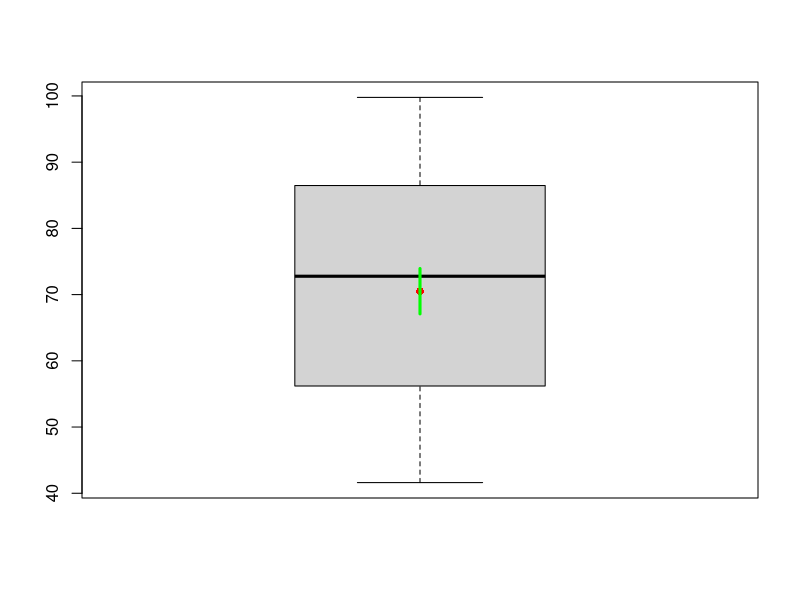
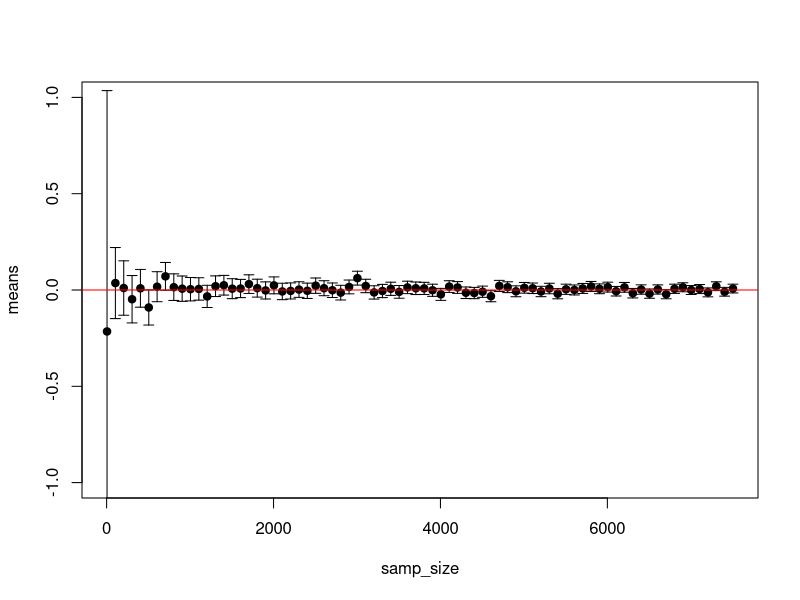
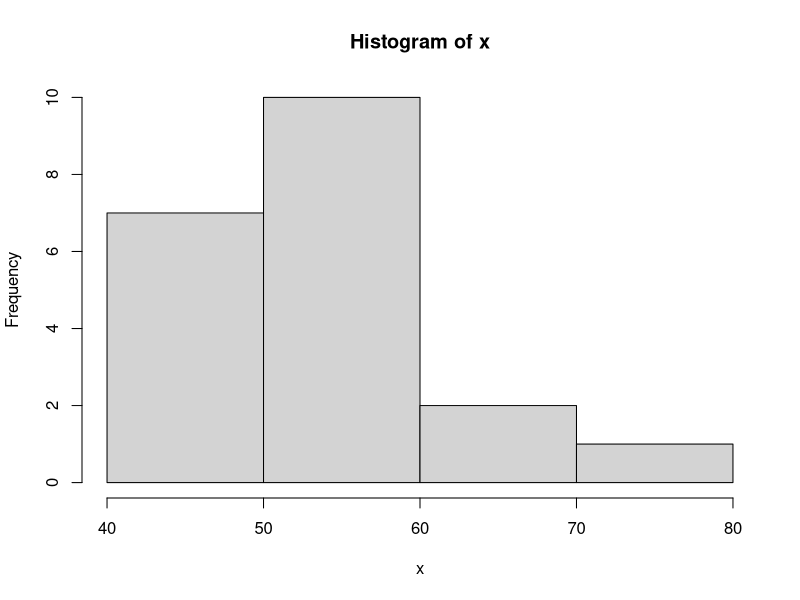
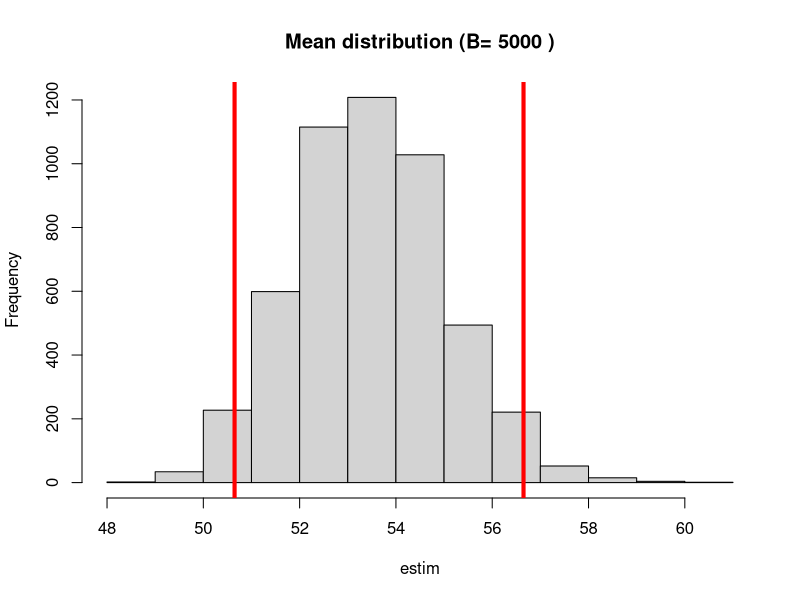
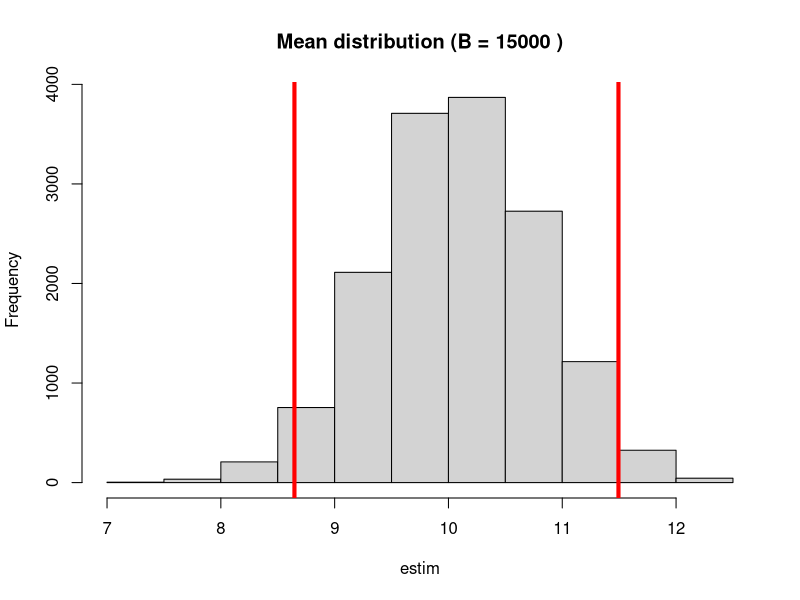

Recreate these plots in R, in order.
## ---- chunk 1
knitr::opts_chunk$set(echo = TRUE)
## ---- chunk 2
setwd("/home/hjulienn/Teaching/Cours_PhD/IC_tests/")
## ---- chunk 3
      ## Load the data
      data = read.csv("./Data/lungA.csv")
      
      ## Number of observations
      n = nrow(data)
      
      ## Get the quantile
      u = qnorm(0.975)
      
      ## Parameter estimation
      mean.pollution = mean(data$pollution)
      sd.pollution = sd(data$pollution)
      
      ## Confidence interval (95%) of the mean
      ICsup = mean.pollution + u*sd.pollution/sqrt(n)
      ICinf = mean.pollution - u*sd.pollution/sqrt(n)
      
      ## print the result
      cat(paste("95% confidence interval = [",round(ICinf,2),";",round(ICsup,2),"]"))
## ---- chunk 4

      ## Representation (different from a boxplot)
      boxplot(data$pollution)
      points(mean.pollution,pch=16,col="red")
      segments(1,ICinf,1,ICsup,lwd=3,col="green")
## ---- chunk 5
      samp_size = seq(5, 7505, 100)
      means = c()
      sds = c()
      #Let's draw samples from a gaussian
      
      for(ns in samp_size)
      {
       gaussian_sample = rnorm(ns, mean=0, sd = 1)
       means = c(means, mean(gaussian_sample))
       sds = c(sds,sd(gaussian_sample)/sqrt(ns))
      }
        
        ## Representation (different from a boxplot)
  u = qnorm(0.975)
      
  plot(samp_size, means,pch=19, ylim = c(-1,1))
  # horizontal error bars
  arrows(samp_size, means-u*sds, samp_size, means+u*sds, length=0.05, angle=90, code=3)
  abline(h=0,col="red")
      
## ---- chunk 6
data = read.csv("./Data/malaria_longitudinal_data_simul.csv")

summary(data)
## ---- chunk 7
temp_control_week1 = data$temp[data$pv.lm=="yes" & data$group=="Control" & data$week==1]
temp_control_week12 = data$temp[data$pv.lm=="yes" & data$group=="Control" & data$week==12]
## ---- chunk 8
u = qnorm(0.975)
## ---- chunk 9
mean.week1 = mean(temp_control_week1);
mean.week12 = mean(temp_control_week12)
sd.week1 = sd(temp_control_week1);  
sd.week12 = sd(temp_control_week12)
n.week1 = length(temp_control_week1);   
n.week12 = length(temp_control_week12)
## ---- chunk 10
ICsup.week1 = mean.week1 + u*sd.week1/sqrt(n.week1);  
ICsup.week12 = mean.week12 + u*sd.week12/sqrt(n.week12)
ICinf.week1 = mean.week1 - u*sd.week1/sqrt(n.week1);  
ICinf.week12 = mean.week12 - u*sd.week12/sqrt(n.week12)

cat(paste("95% confidence interval = [",round(ICinf.week1,2),";",round(ICsup.week1,2),"]"))
cat(paste("95% confidence interval = [",round(ICinf.week12,2),";",round(ICsup.week12,2),"]"))
## ---- chunk 11
data = read.csv("./Data/malaria_longitudinal_data_simul.csv")

summary(data)
## ---- chunk 12
## Extract from the entire table
temp_control_week1 = data$temp[data$pv.lm=="yes" & data$group=="Control" & data$week==1]
temp_control_week12 = data$temp[data$pv.lm=="yes" & data$group=="Control" & data$week==12]

## Get the quantile
u = qnorm(0.975)

## Parameter estimation
mean.week1 = mean(temp_control_week1);
mean.week12 = mean(temp_control_week12)
sd.week1 = sd(temp_control_week1);  
sd.week12 = sd(temp_control_week12)
n.week1 = length(temp_control_week1);   
n.week12 = length(temp_control_week12)

## Confidence interval (95%)
ICsup.week1 = mean.week1 + u*sd.week1/sqrt(n.week1);  
ICsup.week12 = mean.week12 + u*sd.week12/sqrt(n.week12)
ICinf.week1 = mean.week1 - u*sd.week1/sqrt(n.week1);  
ICinf.week12 = mean.week12 - u*sd.week12/sqrt(n.week12)

cat(paste("95% confidence interval = [",round(ICinf.week1,2),";",round(ICsup.week1,2),"]"))
cat(paste("95% confidence interval = [",round(ICinf.week12,2),";",round(ICsup.week12,2),"]"))
## ---- chunk 13
## Extract from the entire table
hemo_control_week1 = data$haem.hb.level[data$group=="Control" & data$week==1]
hemo_art_week1 = data$haem.hb.level[data$group=="ART" & data$week==1]
hemo_artpq_week1 = data$haem.hb.level[data$group=="ART&PQ" & data$week==1]

## Get the quantile
u = qnorm(0.95)

## Parameter estimation
mean.control = mean(hemo_control_week1); 
mean.art = mean(hemo_art_week1);   
mean.artpq = mean(hemo_artpq_week1)
sd.control = sd(hemo_control_week1);      sd.art = sd(hemo_art_week1);        sd.artpq = sd(hemo_artpq_week1)
n.control = length(hemo_control_week1);   n.art = length(hemo_art_week1);     n.artpq = length(hemo_artpq_week1)

## Confidence interval (95%)
ICsup.control = mean.control + u*sd.control/sqrt(n.control);  ICsup.art = mean.art + u*sd.art/sqrt(n.art);  ICsup.artpq = mean.artpq + u*sd.artpq/sqrt(n.artpq)
ICinf.control = mean.control - u*sd.control/sqrt(n.control);  ICinf.art = mean.art - u*sd.art/sqrt(n.art);  ICinf.artpq = mean.artpq - u*sd.artpq/sqrt(n.artpq)

cat(paste("90% confidence interval = [",round(ICinf.control,2),";",round(ICsup.control,2),"]"))
cat(paste("90% confidence interval = [",round(ICinf.art,2),";",round(ICsup.art,2),"]"))
cat(paste("90% confidence interval = [",round(ICinf.artpq,2),";",round(ICsup.artpq,2),"]"))
## ---- chunk 14
vi = c(78, 84, 91, 76, 79, 71, 83, 84, 75, 90)

## Get the quantile
t = qt(0.975,9)

## Parameter estimation
mean.vi = mean(vi)
sd.vi = sd(vi)

## Confidence interval (95%)
ICsup = mean.vi + t*sd.vi/sqrt(10)
ICinf = mean.vi - t*sd.vi/sqrt(10)
cat(paste("95% confidence interval = [",round(ICinf,2),";",round(ICsup,2),"]"))
## ---- chunk 15
temp_week1 =  data$haem.hb.level[data$village=="UTAMUP" & data$group=="ART" & data$week==1]
temp_week12=  data$haem.hb.level[data$village=="UTAMUP" & data$group=="ART" & data$week==12]

## Get the size
n1 = length(temp_week1)
n12 = length(temp_week12)

## Get the quantile
t1 = qt(0.975,n1-1)
t12 = qt(0.975,n12-1)

## Parameter estimation
mean.week1  = mean(temp_week1);
mean.week12  = mean(temp_week12)
sd.week1  = sd(temp_week1);
sd.week12  = sd(temp_week12)

## Confidence interval (95%)
ICsup.week1 = mean.week1 + t1*sd.week1/sqrt(n1);
ICsup.week12 = mean.week12 + t12*sd.week12/sqrt(n12)
ICinf.week1 = mean.week1 - t1*sd.week1/sqrt(n1);
ICinf.week12 = mean.week12 - t12*sd.week12/sqrt(n12)

cat(paste("95% confidence interval = [",round(ICinf.week1,2),";",round(ICsup.week1,2),"]"))
cat(paste("95% confidence interval = [",round(ICinf.week12,2),";",round(ICsup.week12,2),"]"))

## ---- chunk 16
## data
x = c(43, 55, 45, 46, 57, 52, 61, 47, 52, 57, 48, 57, 52, 62, 50, 53, 72, 58, 58, 45)
hist(x,breaks=3)

## Number of resampling
B = 5000

## Resampling
estim = c()
for(i in 1:B){
  subsamp = sample(x,size = 20,replace = TRUE)
  if(i%%500==0){
  print(subsamp)
  }
  estim = c(estim, mean(subsamp))    
}
## Representation (histogram)
hist(estim,main = paste("Mean distribution (B=",B,")"))
mean.boot = mean(estim)

## Get the CI
ICinf = quantile(estim,probs = 0.025)
ICsup = quantile(estim,probs = 0.975)
cat(paste("95% confidence interval = [",round(ICinf,2),";",round(ICsup,2),"]"))

## Representation (add IC on the hist)
abline(v=ICinf,col="red",lwd=4)
abline(v=ICsup,col="red",lwd=4)

## ---- chunk 17
### Get the data

x = data$haem.hb.level[data$village=="UTAMUP" & data$group=="ART" & data$week==1]

## Number of resampling
B = 15000

## Resampling
estim = c()
for(i in 1:B)
{
  subsamp = sample(x,size = length(x),replace = TRUE)
  estim = c(estim, mean(subsamp))    
}
## Representation (histogram)
hist(estim,main = paste("Mean distribution (B =", B,")"))

## Get the CI
ICinf = quantile(estim,probs = 0.025)
ICsup = quantile(estim,probs = 0.975)
cat(paste("95% confidence interval = [",round(ICinf,2),";",round(ICsup,2),"]"))

## Representation (add IC on the hist)
abline(v=ICinf,col="red",lwd=4)
abline(v=ICsup,col="red",lwd=4)
## ---- chunk 18
data = read.csv("./Data/lungA.csv")

## Get the data
x = data$smoker

## Get the size
n = length(x)

## Get the quantile
u = qnorm(0.975)

## Parameter estimation
prop = sum(x)/n
sd.prop = sqrt(prop*(1-prop)/n)

## Confidence interval (95%)
ICsup = prop + u*sd.prop
ICinf = prop - u*sd.prop
cat(paste("95% confidence interval = [",round(ICinf,2),";",round(ICsup,2),"]"))
## ---- chunk 19
## Load the data
data = read.csv("./Data/malaria_longitudinal_data_simul.csv")

## Get the data
x1 = data$pv.lm[data$group=="ART&PQ" & data$week==1]
x12 = data$pv.lm[data$group=="ART&PQ" & data$week==12]

## Get the size
n1 = length(x1)
n12 = length(x12)

## Get the quantile
u = qnorm(0.975)

## Parameter estimation
prop1 = sum(x1=="yes")/n1; 
prop12 = sum(x12=="yes")/n12
sd.prop1 = sqrt(prop1*(1-prop1)/n1); 
sd.prop12 = sqrt(prop12*(1-prop12)/n12)

## Confidence interval (90%)
ICsup1 = prop1 + u*sd.prop1; 
ICsup12 = prop12 + u*sd.prop12
ICinf1 = prop1 - u*sd.prop1; 
ICinf12 = prop12 - u*sd.prop12
cat(paste("95% confidence interval = [",round(ICinf1,2),";",round(ICsup1,2),"]"))
cat(paste("95% confidence interval = [",round(ICinf12,2),";",round(ICsup12,2),"]"))
## ---- chunk 20
## Get the data
x = data$pv.lm[data$group=="ART&PQ" & data$week==12]

## Get the size
n = length(x)

## Parameter estimation
prop = sum(x=="yes")/n

## Confidence interval (95%)
ICsup = qbinom(0.975,n,prop)/n
ICinf = qbinom(0.025,n,prop)/n

cat(paste("95% confidence interval = [",round(ICinf,2),";",round(ICsup,2),"]"))
## ---- chunk 21
temp_ART_week1  = data$haem.hb.level[data$pv.lm=="yes" & data$group=="ART" & data$week==1]
temp_ART_week12 = data$haem.hb.level[data$pv.lm=="yes" & data$group=="ART" & data$week==12]

## Get the quantile
u = qnorm(0.95)

## Parameter estimation
mean.week1 = mean(temp_ART_week1);  mean.week12 = mean(temp_ART_week12)
sd.week1 = sd(temp_ART_week1);      sd.week12 = sd(temp_ART_week12)
n.week1 = length(temp_ART_week1);   n.week12 = length(temp_ART_week12)

## Confidence interval (95%)
ICsup.week1 = mean.week1 + u*sd.week1/sqrt(n.week1);  ICsup.week12 = mean.week12 + u*sd.week12/sqrt(n.week12)
ICinf.week1 = mean.week1 - u*sd.week1/sqrt(n.week1);  ICinf.week12 = mean.week12 - u*sd.week12/sqrt(n.week12)

cat(paste("95% confidence interval = [",round(ICinf.week1,2),";",round(ICsup.week1,2),"]"))
cat(paste("95% confidence interval = [",round(ICinf.week12,2),";",round(ICsup.week12,2),"]"))
## ---- chunk 22
temp_ART_week1  = data$haem.hb.level[data$pv.lm=="yes" & data$group=="ART" & data$week==1 & data$village=="UTAMUP"]
temp_ART_week12 = data$haem.hb.level[data$pv.lm=="yes" & data$group=="ART" & data$week==12  & data$village=="UTAMUP"]

## Get the size
n1 = length(temp_ART_week1)
n12 = length(temp_ART_week12)

## Get the quantile
t1 = qt(0.975,n1-1)
t12 = qt(0.975,n12-1)

## Parameter estimation
mean.week1 = mean(temp_ART_week1);  mean.week12 = mean(temp_ART_week12)
sd.week1 = sd(temp_ART_week1);      sd.week12 = sd(temp_ART_week12)

## Confidence interval (95%)
ICsup.week1 = mean.week1 + t1*sd.week1/sqrt(n1);  ICsup.week12 = mean.week12 + t12*sd.week12/sqrt(n12)
ICinf.week1 = mean.week1 - t1*sd.week1/sqrt(n1);  ICinf.week12 = mean.week12 - t12*sd.week12/sqrt(n12)

cat(paste("95% confidence interval = [",round(ICinf.week1,2),";",round(ICsup.week1,2),"]"))
cat(paste("95% confidence interval = [",round(ICinf.week12,2),";",round(ICsup.week12,2),"]"))

## ---- chunk 23
## Extract from the entire table
tmp  = data$village[data$pv.lm=="yes" & data$group=="ART&PQ" & data$week==12]

## Get the size
n = length(tmp)

## Get the quantile
u = qnorm(0.95)

## Parameter estimation
prop = sum(tmp=="UTAMUP")/n
sd.prop = sqrt(prop*(1-prop)/n)

## Confidence interval (90%)
ICsup = prop + u*sd.prop; ICsupBin = qbinom(0.95,n,prop)/n
ICinf = prop - u*sd.prop; ICinfBin = qbinom(0.05,n,prop)/n

cat(paste("95% confidence interval = [",round(ICinf,2),";",round(ICsup,2),"]"))
cat(paste("95% confidence interval = [",round(ICinfBin,2),";",round(ICsupBin,2),"]"))
